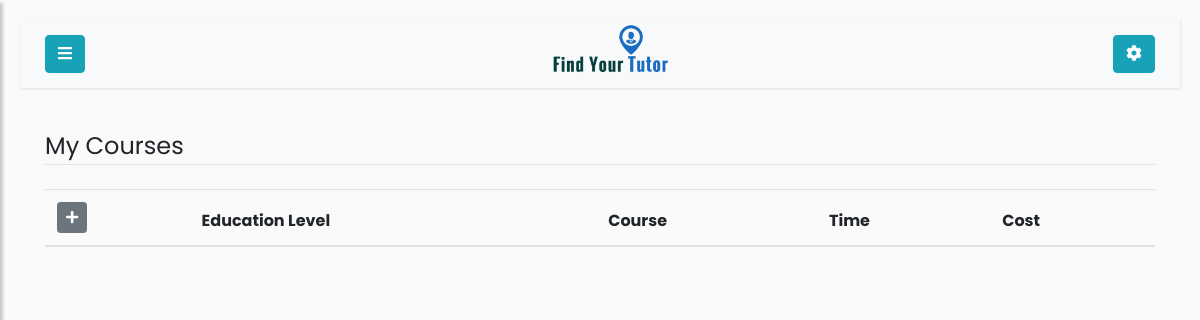
The app's page /student/my-courses (signed in), older data.
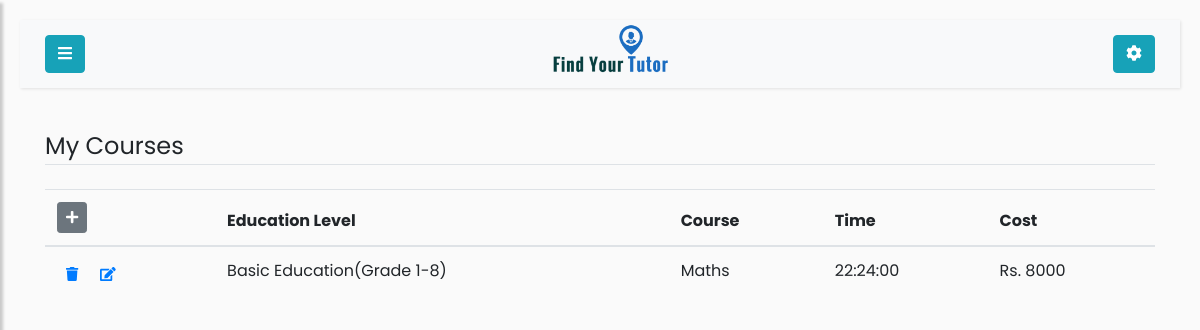
The same page, newer data.
### app/models.py (models this page shows)
class Mycourse(db.Model):
    id = db.Column(db.Integer, primary_key=True)
    user_id = db.Column(db.Integer, db.ForeignKey('user.id'))
    course_id = db.Column(db.Integer, db.ForeignKey('course.id'))
    time = db.Column(db.Time)
    cost = db.Column(db.Integer)

class Course(db.Model):
    id = db.Column(db.Integer, primary_key=True)
    course_title = db.Column(db.String(100), nullable=False)
    course_level = db.Column(db.String(100), nullable=False)
    course_description = db.Column(db.String(1000))
    mycourse = db.relationship('Mycourse', backref='Course', cascade="all, delete")

### app/routes.py (the view)
@app.route('/student/my-courses', methods=['POST','GET'])
@login_required
def student_courses():
    user = User.query.filter_by(username=current_user.username).first()
    my_courses = Mycourse.query.filter_by(user_id=current_user.id)
    form = MyCourseForm()
    form.create_cost_choices()
    if user.username == current_user.username and not is_tutor(user):
        student = Student.query.filter_by(user_id=user.id).first()
        return render_template("my-courses.html", user=user, student=student,
        profilepic= fetch_profile_pic(student), my_courses=my_courses, form=form)
    elif user.username == current_user.username and is_tutor(user):
        return redirect(url_for('tutor'))

### app/forms.py (called while the page is built)
    def create_cost_choices(self):
        cost = []
        for d in range(1000, 10000, 1000):
            cost.append((d,'Rs. ' + str(d)))
        self.cost.choices = cost

### app/models.py (called while the page is built)
@login_manager.user_loader
def load_user(id):
    return User.query.get(int(id))

### app/routes.py (called while the page is built)
def is_tutor(user):
    if user.role == 'tutor':
        return True
    elif user.role == 'student':
        return False
    elif user.role == 'admin':
        return False

def fetch_profile_pic(user_obj):
    try:
        pic_name_from_db = getattr(user_obj, 'profile_pic')
        picture_path = os.path.join(app.root_path, 'static/profile_pics')
        if pic_name_from_db in os.listdir(picture_path):
            profile_pic = url_for('static',filename='profile_pics/' + pic_name_from_db)
            return profile_pic
        return fetch_default_profile_pic(user_obj)
    except:
        return fetch_default_profile_pic(user_obj)

### app/templates/my-courses.html (shortened to what this page needs)
{% if user.role=='student' %}
    {% extends 'student.html' %}
{% else %}
    {% extends 'tutor.html' %}
{% endif %}
{% block content %}
<div class="container">
    <legend class="border-bottom mb-4">My Courses</legend>
    <div class='table-responsive'>
        <table class='table table-hover' id='my-courses-table'>
           <thead>
               <tr>
                    <th scope="col">
                        <a href="{{ url_for('courses') }}" class="btn btn-secondary btn-sm" id='add-new-course'>
                            <i class="fas fa-plus"></i>
                        </a>
                    </th>
                    <th scope="col">Education Level</th>
                    <th scope="col">Course</th>
                    <th scope="col">Time</th>
                    <th scope="col">Cost</th>
               </tr>
           </thead>
           <tbody>
            {% for my_course in my_courses %}
                <tr>
                    <th scope="row">
                        <a class="btn btn-link btn-sm"
                            href="{% if user.role=='tutor' %} {{url_for('delete_tutor_courses', id=my_course.id)}} {% else %} {{url_for('delete_student_courses', id=my_course.id)}} {% endif %} ">
                            <i class="fas fa-trash"></i>
                        </a>
                        <a href="{{url_for('edit_mycourse', id=my_course.id)}} "
                         class="btn btn-link btn-sm edit-btn">
                            <i class="fas fa-edit"></i>
                        </a>
                    </th>
                    <td> {{ my_course.Course.course_level or ''}} </td>
                    <td> {{ my_course.Course.course_title or '' }} </td>
                    <td> {{ my_course.time or '' }} </td>
                    <td> Rs. {{ my_course.cost or ''}} </td>
                </tr>
            {% endfor %}
           </tbody>
        </table>
    </div>
</div>
{% endblock %}

### app/templates/student.html (shortened to what this page needs)
{% extends "extends/base-user.html" %}

### app/templates/extends/base-user.html (shortened to what this page needs)
<!DOCTYPE html>
<html>
<head>
    <link rel="stylesheet" href="https://stackpath.bootstrapcdn.com/bootstrap/4.1.0/css/bootstrap.min.css">
    <link rel="stylesheet" href="https://cdnjs.cloudflare.com/ajax/libs/malihu-custom-scrollbar-plugin/3.1.5/jquery.mCustomScrollbar.min.css">
</head>
<body>
    <div class ='wrapper'>
        <div id='content'>
            <nav class="navbar navbar-expand-lg navbar-light bg-light">
                <div class="container-fluid">
                    <button type="button" id="sidebarCollapse" class="btn btn-info">
                        <i class="fa fa-bars"></i>
                    </button>
                    <a class="navbar-brand" href="{{url_for('home')}}">
                        <img class="image-responsive" style="width:120.5px;height:62px;"
                          src="{{url_for('static', filename='images/logo.png')}}" />
                    </a>
                    {% if current_user.role == 'tutor' %}
                    <a class="btn btn-info" href="{{url_for('tutor_account_activities')}}">
                    {% else %}
                    <a class="btn btn-info" href="{{url_for('student_account_activities')}}">
                    {% endif %}
                        <i class="fas fa-cog"></i>
                    </a>
                </div>
            </nav>
            {% block content %}{% endblock %}
        </div>
    </div>
</body>
</html>

Row changes from the older to the newer data that the page shows:
added Mycourse: Course "Basic Education(Grade 1-8)", Course "Maths", time "22:24:00", cost "8000"
